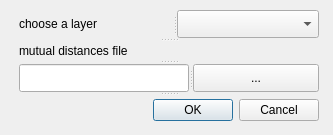
<?xml version="1.0" encoding="UTF-8"?>
<ui version="4.0">
 <class>DistanceMatrixToCoordsDialogBase</class>
 <widget class="QDialog" name="DistanceMatrixToCoordsDialogBase">
  <property name="geometry">
   <rect>
    <x>0</x>
    <y>0</y>
    <width>333</width>
    <height>135</height>
   </rect>
  </property>
  <property name="windowTitle">
   <string>GhiniTreePositioner</string>
  </property>
  <widget class="QSplitter" name="splitter_3">
   <property name="geometry">
    <rect>
     <x>19</x>
     <y>10</y>
     <width>300</width>
     <height>114</height>
    </rect>
   </property>
   <property name="orientation">
    <enum>Qt::Vertical</enum>
   </property>
   <widget class="QSplitter" name="splitter">
    <property name="orientation">
     <enum>Qt::Horizontal</enum>
    </property>
    <widget class="QLabel" name="label_2">
     <property name="text">
      <string>choose a layer</string>
     </property>
    </widget>
    <widget class="QComboBox" name="comboBox"/>
   </widget>
   <widget class="QLabel" name="label">
    <property name="text">
     <string>mutual distances file</string>
    </property>
   </widget>
   <widget class="QSplitter" name="splitter_2">
    <property name="orientation">
     <enum>Qt::Horizontal</enum>
    </property>
    <widget class="QLineEdit" name="lineEdit">
     <property name="enabled">
      <bool>true</bool>
     </property>
     <property name="sizePolicy">
      <sizepolicy hsizetype="Expanding" vsizetype="Fixed">
       <horstretch>0</horstretch>
       <verstretch>0</verstretch>
      </sizepolicy>
     </property>
     <property name="maximumSize">
      <size>
       <width>9999</width>
       <height>9999</height>
      </size>
     </property>
    </widget>
    <widget class="QPushButton" name="pushButton">
     <property name="sizePolicy">
      <sizepolicy hsizetype="Fixed" vsizetype="Fixed">
       <horstretch>0</horstretch>
       <verstretch>0</verstretch>
      </sizepolicy>
     </property>
     <property name="text">
      <string>...</string>
     </property>
    </widget>
   </widget>
   <widget class="QDialogButtonBox" name="button_box">
    <property name="maximumSize">
     <size>
      <width>5000</width>
      <height>32</height>
     </size>
    </property>
    <property name="orientation">
     <enum>Qt::Horizontal</enum>
    </property>
    <property name="standardButtons">
     <set>QDialogButtonBox::Cancel|QDialogButtonBox::Ok</set>
    </property>
   </widget>
  </widget>
 </widget>
 <resources/>
 <connections>
  <connection>
   <sender>button_box</sender>
   <signal>accepted()</signal>
   <receiver>DistanceMatrixToCoordsDialogBase</receiver>
   <slot>accept()</slot>
   <hints>
    <hint type="sourcelabel">
     <x>20</x>
     <y>20</y>
    </hint>
    <hint type="destinationlabel">
     <x>20</x>
     <y>20</y>
    </hint>
   </hints>
  </connection>
  <connection>
   <sender>button_box</sender>
   <signal>rejected()</signal>
   <receiver>DistanceMatrixToCoordsDialogBase</receiver>
   <slot>reject()</slot>
   <hints>
    <hint type="sourcelabel">
     <x>20</x>
     <y>20</y>
    </hint>
    <hint type="destinationlabel">
     <x>20</x>
     <y>20</y>
    </hint>
   </hints>
  </connection>
 </connections>
</ui>
